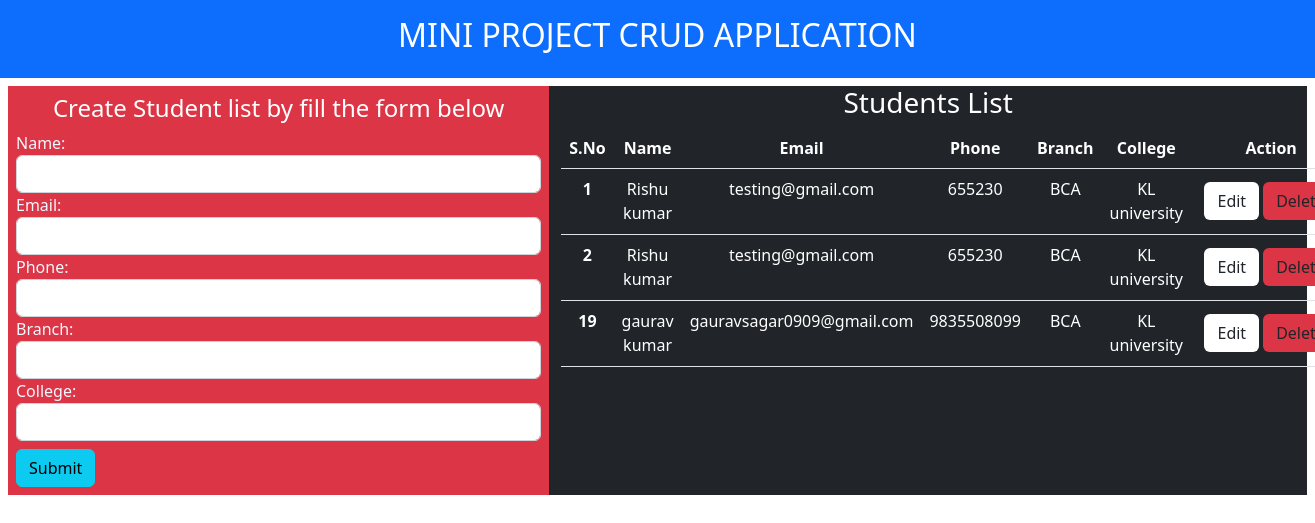
The app's page /, older data.
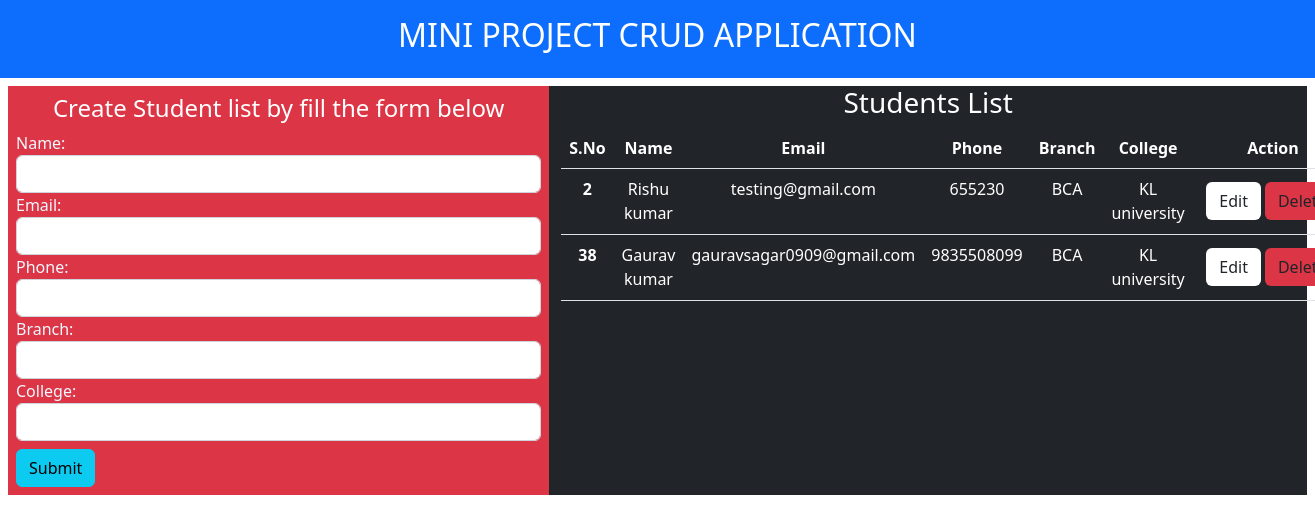
The same page, newer data.
### App/models.py (models this page shows, shortened)
class StudentDB(models.Model):
    sname=models.CharField(max_length=50)
    semail=models.EmailField(max_length=30)
    phone=models.BigIntegerField()
    Branch=models.CharField(max_length=50)
    college=models.CharField(max_length=100)

### App/views.py (the view)
# urls.py: path('', home, name="home"),
def home(request):
    request.session['name'] = 'Rishu'
    if 'name' in request.session:
        request.session.modified = True
        fm = StudentInfoForm()
        viewdb = StudentDB.objects.all()
        if request.method == "POST":
            fm = StudentInfoForm(request.POST)
            if fm.is_valid:
                name = request.POST['sname']
                email = request.POST['semail']
                Phone = request.POST['phone']
                Brnach = request.POST['Branch']
                College = request.POST['college']
                dbsave = StudentDB(sname=name, semail=email,
                                   phone=Phone, Branch=Brnach, college=College)
                dbsave.save()
                fm = StudentInfoForm()
                messages.success(request, "Your list have created!")
        else:
            fm = StudentInfoForm()
        context = {
            'form': fm,
            'viewdb': viewdb
        }
        return render(request, 'home.html', context)
    else:
        return HttpResponse("Your session has expired........!")

### App/forms.py
class StudentInfoForm(forms.ModelForm):
    class Meta:
        model=StudentDB
        fields=['sname','semail','phone','Branch','college']
        labels={'sname':'Name','semail':'Email', 'phone':'Phone','Branch':'Branch','college':'College'}
        widgets={'sname':forms.TextInput(attrs={'class':'form-control'}), 'semail':forms.EmailInput(attrs={'class':'form-control'}), 'phone':forms.NumberInput(attrs={'class':'form-control'}), 'Branch':forms.TextInput(attrs={'class':'form-control'}),'college':forms.TextInput(attrs={'class':'form-control'})}

### App/templates/home.html (shortened to what this page needs)
{% extends "base.html" %} {% block mainblock %}
<div class="row row-col-2 m-2">
    <div class="col-5 bg-danger p-2">
        <h4 class="text-center text-white">Create Student list by fill the form below</h4>
        <form method="post" id="create">
            {% csrf_token %} {{form}}
            <input type="submit" class="btn btn-info mt-2" value="Submit">
        </form>
    </div>
    <div class="col-7 bg-dark">
        <h3 class="text-center text-white">Students List</h3>
        <table class="table text-center text-white">
            <thead>
                <tr>
                    <th scope="col ">S.No</th>
                    <th scope="col ">Name</th>
                    <th scope="col ">Email</th>
                    <th scope="col ">Phone</th>
                    <th scope="col ">Branch</th>
                    <th scope="col ">College</th>
                    <th scope="col ">Action</th>
                </tr>
            </thead>
            <tbody>
                {% for v in viewdb %}
                <tr>
                    <th scope="row ">{{v.id}}</th>
                    <td>{{v.sname}}</td>
                    <td>{{v.semail}}</td>
                    <td>{{v.phone}}</td>
                    <td>{{v.Branch}}</td>
                    <td>{{v.college}}</td>
                    <td style="display: flex;padding: 11.5px;"><a href="{% url 'update' v.id %}" class="btn bg-white" style="margin:2px">Edit</a>
                        <a href="{% url 'delete' v.id %}" class="btn bg-danger" style="margin:2px">Delete</a>
                    </td>
                </tr>
                {% endfor %}
            </tbody>
        </table>
    </div>
</div>
{% endblock mainblock %}

Row changes from the older to the newer data that the page shows:
removed StudentDB: id "1", sname "Rishu kumar", semail "testing@gmail.com", phone "655230", Branch "BCA", college "KL university"
removed StudentDB: id "19", sname "gaurav kumar", semail "gauravsagar0909@gmail.com", phone "9835508099", Branch "BCA", college "KL university"
added StudentDB: id "38", sname "Gaurav kumar", semail "gauravsagar0909@gmail.com", phone "9835508099", Branch "BCA", college "KL university"
